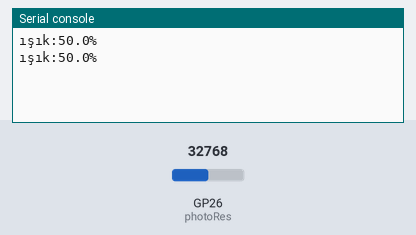
The program below on a simulated Raspberry Pi Pico running MicroPython. Shown: the last lines printed to the serial console. The inputs (shaded band) are chosen by the test bench; at power-on: GP26 (photoRes) = 32768 (analog values on the 0–65535 scale).

Above: at 1.2 s.
1.3 s: GP26 (photoRes) set to 45874
At 2.6 s:
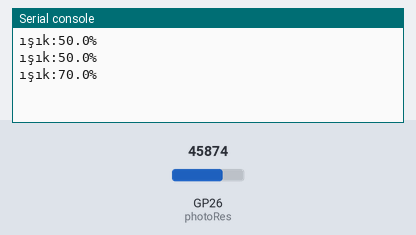
2.8 s: GP26 (photoRes) set to 57670
At 3.5 s:
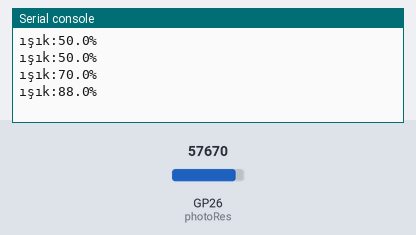
Timing chart, 0 to 5.8 s (numbered marks = the images above; inputs shaded):
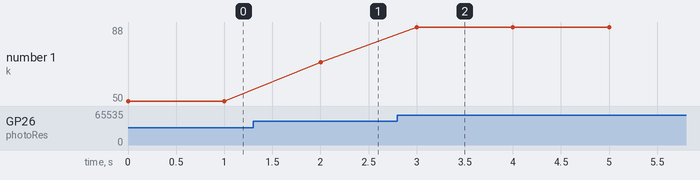

The program:

ldr_y_zdde.py
```python
#programın içinde sürekli tekralanacak işlem varsa bu işlem fonk olarak yazılabilir
# ışık değerini okumak gibi sürekli yapılması gereken işlem

from machine import ADC,Pin
from time import sleep

LDR_Pin = 26
def readlight(photoGP):
    photoRes = ADC(Pin(26))
    light=photoRes.read_u16()
    light=round(light/65535*100,2) # ışık degerini 65534 tane deger geldiği için o değere böldük ve 100 ile çarptık yüzdelik ksımı bulalım , 2 e virgülden sonra sı içindir
    return light
while True:
    print("ışık:"+ str(readlight(LDR_Pin)) + "%")
    sleep(1)
```

Measured:
- after the input at 1.3 s, the serial console: prints a new line after 0.70 s (image 1)
- after the input at 2.8 s, the serial console: prints a new line after 0.20 s (image 2)
- plotted number 1: 50 → 70 after the input at 1.3 s, 70 → 88 after the input at 2.8 s
